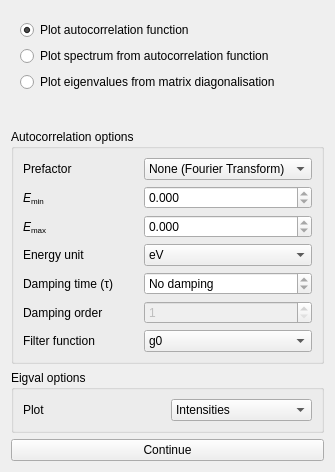
      <widget class="AnalysisResults" name="analres_tab">
       <property name="geometry">
        <rect>
         <x>0</x>
         <y>0</y>
         <width>335</width>
         <height>472</height>
        </rect>
       </property>
       <attribute name="label">
        <string>Analyse Results</string>
       </attribute>
       <layout class="QVBoxLayout" name="verticalLayout_3">
        <item>
         <widget class="QWidget" name="analres_radio" native="true">
          <layout class="QVBoxLayout" name="analres_layout" stretch="0,0,0">
           <item>
            <widget class="QRadioButton" name="analres_0">
             <property name="statusTip">
              <string>Reads ./auto and plots the autocorrelation function.</string>
             </property>
             <property name="text">
              <string>Plot autocorrelation function</string>
             </property>
             <property name="checked">
              <bool>true</bool>
             </property>
            </widget>
           </item>
           <item>
            <widget class="QRadioButton" name="analres_1">
             <property name="statusTip">
              <string>Executes autospec and plots the spectrum.</string>
             </property>
             <property name="text">
              <string>Plot spectrum from autocorrelation function</string>
             </property>
            </widget>
           </item>
           <item>
            <widget class="QRadioButton" name="analres_2">
             <property name="statusTip">
              <string>Reads ./eigval and plots the intensity, eigenerror, or excitation.</string>
             </property>
             <property name="text">
              <string>Plot eigenvalues from matrix diagonalisation</string>
             </property>
            </widget>
           </item>
          </layout>
         </widget>
        </item>
        <item>
         <spacer name="analres_vspacer">
          <property name="orientation">
           <enum>Qt::Vertical</enum>
          </property>
          <property name="sizeHint" stdset="0">
           <size>
            <width>0</width>
            <height>20</height>
           </size>
          </property>
         </spacer>
        </item>
        <item>
         <widget class="QGroupBox" name="autocol_box">
          <property name="title">
           <string>Autocorrelation options</string>
          </property>
          <layout class="QGridLayout" name="gridLayout_2">
           <item row="0" column="0">
            <widget class="QLabel" name="autocol_prefac_label">
             <property name="text">
              <string>Prefactor</string>
             </property>
             <property name="buddy">
              <cstring>autocol_prefac</cstring>
             </property>
            </widget>
           </item>
           <item row="0" column="1">
            <widget class="QComboBox" name="autocol_prefac">
             <item>
              <property name="text">
               <string>None (Fourier Transform)</string>
              </property>
             </item>
             <item>
              <property name="text">
               <string>Energy prefactor</string>
              </property>
             </item>
            </widget>
           </item>
           <item row="2" column="1">
            <widget class="QDoubleSpinBox" name="autocol_emax">
             <property name="decimals">
              <number>3</number>
             </property>
             <property name="minimum">
              <double>-inf</double>
             </property>
             <property name="maximum">
              <double>inf</double>
             </property>
            </widget>
           </item>
           <item row="1" column="1">
            <widget class="QDoubleSpinBox" name="autocol_emin">
             <property name="decimals">
              <number>3</number>
             </property>
             <property name="minimum">
              <double>-inf</double>
             </property>
             <property name="maximum">
              <double>inf</double>
             </property>
            </widget>
           </item>
           <item row="2" column="0">
            <widget class="QLabel" name="autocol_emax_label">
             <property name="text">
              <string>&lt;html&gt;&lt;head/&gt;&lt;body&gt;&lt;p&gt;&lt;span style=&quot; font-style:italic;&quot;&gt;E&lt;/span&gt;&lt;span style=&quot; font-size:10pt; vertical-align:sub;&quot;&gt;max&lt;/span&gt;&lt;/p&gt;&lt;/body&gt;&lt;/html&gt;</string>
             </property>
             <property name="buddy">
              <cstring>autocol_emax</cstring>
             </property>
            </widget>
           </item>
           <item row="1" column="0">
            <widget class="QLabel" name="autocol_emin_label">
             <property name="text">
              <string>&lt;html&gt;&lt;head/&gt;&lt;body&gt;&lt;p&gt;&lt;span style=&quot; font-style:italic;&quot;&gt;E&lt;/span&gt;&lt;span style=&quot; font-size:10pt; vertical-align:sub;&quot;&gt;min&lt;/span&gt;&lt;/p&gt;&lt;/body&gt;&lt;/html&gt;</string>
             </property>
             <property name="textFormat">
              <enum>Qt::AutoText</enum>
             </property>
             <property name="buddy">
              <cstring>autocol_emin</cstring>
             </property>
            </widget>
           </item>
           <item row="5" column="0">
            <widget class="QLabel" name="autocol_iexp_label">
             <property name="text">
              <string>Damping order</string>
             </property>
             <property name="buddy">
              <cstring>autocol_iexp</cstring>
             </property>
            </widget>
           </item>
           <item row="4" column="1">
            <widget class="QDoubleSpinBox" name="autocol_tau">
             <property name="specialValueText">
              <string>No damping</string>
             </property>
             <property name="suffix">
              <string> fs</string>
             </property>
             <property name="maximum">
              <double>inf</double>
             </property>
            </widget>
           </item>
           <item row="3" column="1">
            <widget class="QComboBox" name="autocol_unit">
             <property name="currentText">
              <string>eV</string>
             </property>
             <item>
              <property name="text">
               <string>eV</string>
              </property>
             </item>
             <item>
              <property name="text">
               <string>au</string>
              </property>
             </item>
             <item>
              <property name="text">
               <string>nm wavelength</string>
              </property>
             </item>
             <item>
              <property name="text">
               <string>cm⁻¹</string>
              </property>
             </item>
             <item>
              <property name="text">
               <string>kcal mol⁻¹</string>
              </property>
             </item>
             <item>
              <property name="text">
               <string>kJ mol⁻¹</string>
              </property>
             </item>
             <item>
              <property name="text">
               <string>eV⁻¹</string>
              </property>
             </item>
             <item>
              <property name="text">
               <string>K</string>
              </property>
             </item>
             <item>
              <property name="text">
               <string>Debye</string>
              </property>
             </item>
             <item>
              <property name="text">
               <string>meV</string>
              </property>
             </item>
             <item>
              <property name="text">
               <string>mHa</string>
              </property>
             </item>
             <item>
              <property name="text">
               <string>aJ</string>
              </property>
             </item>
            </widget>
           </item>
           <item row="4" column="0">
            <widget class="QLabel" name="autocol_tau_label">
             <property name="text">
              <string>Damping time (τ)</string>
             </property>
             <property name="buddy">
              <cstring>autocol_tau</cstring>
             </property>
            </widget>
           </item>
           <item row="3" column="0">
            <widget class="QLabel" name="autocol_unit_label">
             <property name="text">
              <string>Energy unit</string>
             </property>
             <property name="buddy">
              <cstring>autocol_unit</cstring>
             </property>
            </widget>
           </item>
           <item row="5" column="1">
            <widget class="QSpinBox" name="autocol_iexp">
             <property name="enabled">
              <bool>false</bool>
             </property>
             <property name="minimum">
              <number>1</number>
             </property>
             <property name="maximum">
              <number>100</number>
             </property>
            </widget>
           </item>
           <item row="6" column="0">
            <widget class="QLabel" name="autocol_filfunc_label">
             <property name="text">
              <string>Filter function</string>
             </property>
             <property name="buddy">
              <cstring>autocol_filfunc</cstring>
             </property>
            </widget>
           </item>
           <item row="6" column="1">
            <widget class="QComboBox" name="autocol_filfunc">
             <item>
              <property name="text">
               <string>g0</string>
              </property>
             </item>
             <item>
              <property name="text">
               <string>g1</string>
              </property>
             </item>
             <item>
              <property name="text">
               <string>g2</string>
              </property>
             </item>
             <item>
              <property name="text">
               <string>g3</string>
              </property>
             </item>
             <item>
              <property name="text">
               <string>g4 (g'0)</string>
              </property>
             </item>
             <item>
              <property name="text">
               <string>g5 (g'1)</string>
              </property>
             </item>
            </widget>
           </item>
          </layout>
         </widget>
        </item>
        <item>
         <widget class="QGroupBox" name="eigval_box">
          <property name="title">
           <string>Eigval options</string>
          </property>
          <layout class="QGridLayout" name="gridLayout_16">
           <item row="0" column="0">
            <widget class="QLabel" name="eigval_task_label">
             <property name="text">
              <string>Plot</string>
             </property>
            </widget>
           </item>
           <item row="0" column="1">
            <widget class="QComboBox" name="eigval_task">
             <item>
              <property name="text">
               <string>Intensities</string>
              </property>
             </item>
             <item>
              <property name="text">
               <string>Eigenerrors</string>
              </property>
             </item>
             <item>
              <property name="text">
               <string>Excitations</string>
              </property>
             </item>
            </widget>
           </item>
          </layout>
         </widget>
        </item>
        <item>
         <widget class="QPushButton" name="analres_push">
          <property name="text">
           <string>Continue</string>
          </property>
         </widget>
        </item>
       </layout>
      </widget>
